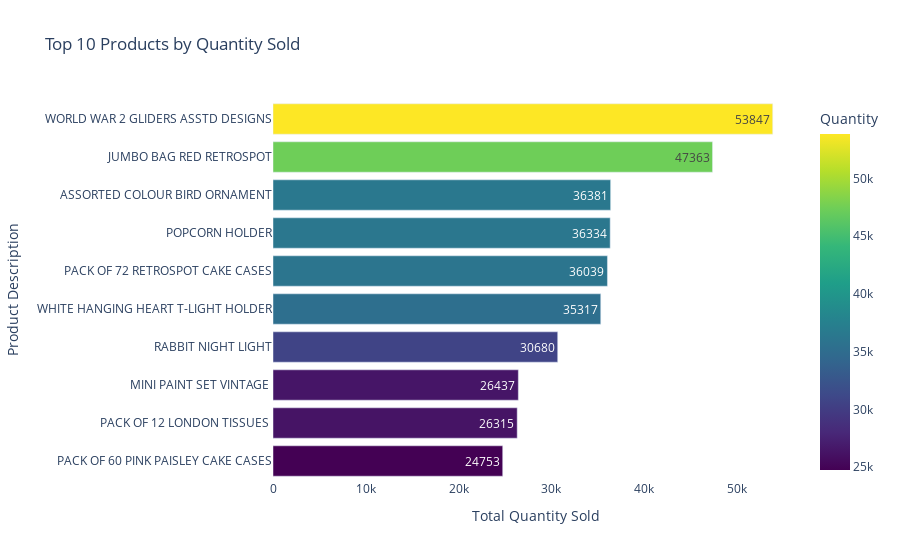

Here is the notebook cell this chart was saved with:
### Code cell
data = top_products_quantity.reset_index()
data = data.sort_values("Quantity", ascending=True)

fig = px.bar(
    data,
    x="Quantity",
    y="Description",
    orientation='h',
    text="Quantity",
    color="Quantity",
    color_continuous_scale="Viridis",
    title="Top 10 Products by Quantity Sold"
)
fig.update_layout(
    yaxis={'categoryorder':'total ascending'},
    xaxis_title="Total Quantity Sold",
    yaxis_title="Product Description",
    plot_bgcolor='white'
)

fig.show()

### Figure 1 — Plotly figure (JSON) as saved in the notebook; plotly's stock layout.template omitted (floating-point values rounded to 4 significant figures)
{"data": [{"hovertemplate": "Quantity=%{marker.color}<br>Description=%{y}<extra></extra>", "legendgroup": "", "marker": {"color": [24753, 26315, 26437, 30680, 35317, 36039, 36334, 36381, 47363, 53847], "coloraxis": "coloraxis", "pattern": {"shape": ""}}, "name": "", "orientation": "h", "showlegend": false, "text": [24750.0, 26320.0, 26440.0, 30680.0, 35320.0, 36040.0, 36330.0, 36380.0, 47360.0, 53850.0], "textposition": "auto", "type": "bar", "x": [24753, 26315, 26437, 30680, 35317, 36039, 36334, 36381, 47363, 53847], "xaxis": "x", "y": ["PACK OF 60 PINK PAISLEY CAKE CASES", "PACK OF 12 LONDON TISSUES ", "MINI PAINT SET VINTAGE ", "RABBIT NIGHT LIGHT", "WHITE HANGING HEART T-LIGHT HOLDER", "PACK OF 72 RETROSPOT CAKE CASES", "POPCORN HOLDER", "ASSORTED COLOUR BIRD ORNAMENT", "JUMBO BAG RED RETROSPOT", "WORLD WAR 2 GLIDERS ASSTD DESIGNS"], "yaxis": "y"}], "layout": {"barmode": "relative", "coloraxis": {"colorbar": {"title": {"text": "Quantity"}}, "colorscale": [[0, "#440154"], [0.1111, "#482878"], [0.2222, "#3e4989"], [0.3333, "#31688e"], [0.4444, "#26828e"], [0.5556, "#1f9e89"], [0.6667, "#35b779"], [0.7778, "#6ece58"], [0.8889, "#b5de2b"], [1, "#fde725"]]}, "legend": {"tracegroupgap": 0}, "plot_bgcolor": "white", "title": {"text": "Top 10 Products by Quantity Sold"}, "xaxis": {"anchor": "y", "domain": [0, 1], "title": {"text": "Total Quantity Sold"}}, "yaxis": {"anchor": "x", "categoryorder": "total ascending", "domain": [0, 1], "title": {"text": "Product Description"}}}}
